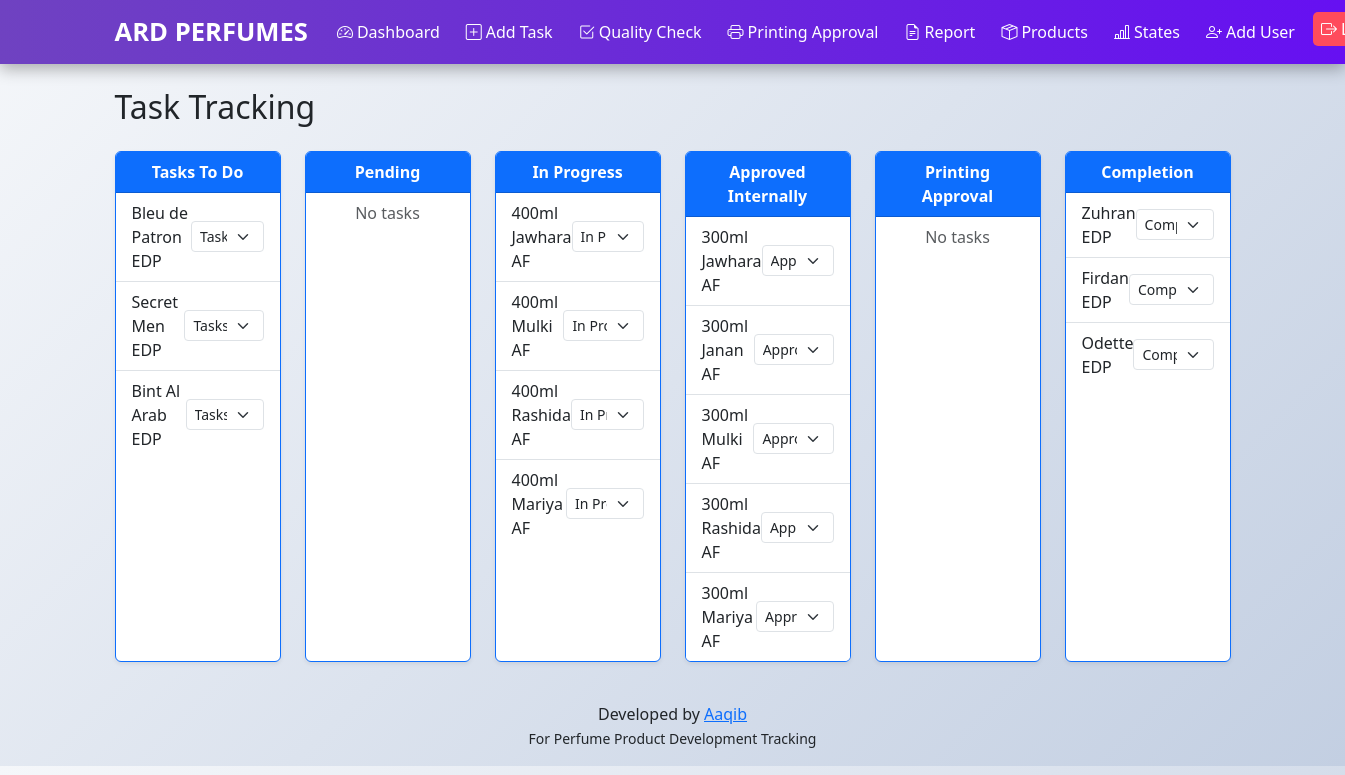
/tasks.php (signed in), run on an earlier commit of the app's database.
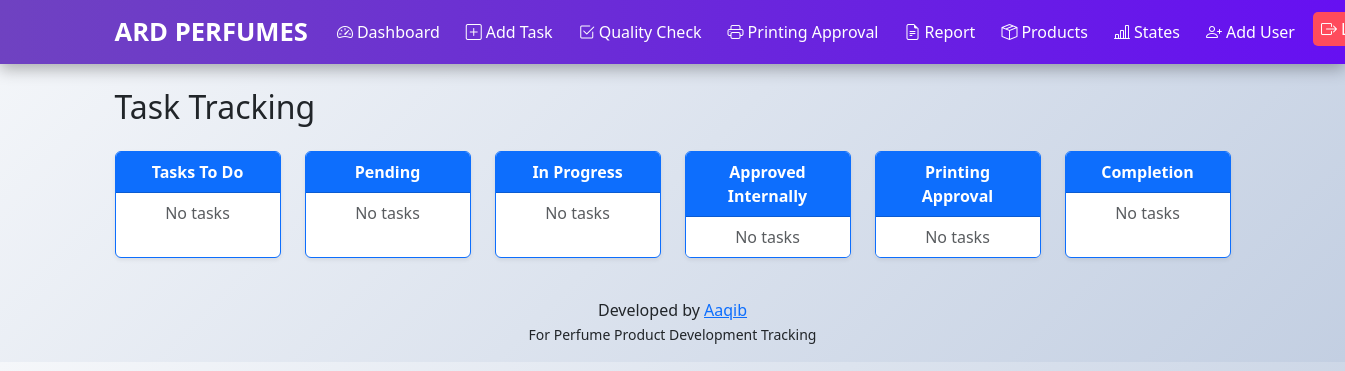
And on a later commit of the database.
### tables this page shows
CREATE TABLE `perfume_products` (
  `id` int(11) NOT NULL,
  `product_name` varchar(255) DEFAULT NULL,
  `brand_name` varchar(255) DEFAULT NULL,
  `batch_no` varchar(100) DEFAULT NULL,
  `budget` varchar(100) DEFAULT NULL,
  `fragrance_type` text,
  `target_audience` text,
  `design_style` text,
  `box_packaging_type` text,
  `bottle_coating` text,
  `box_finishing` text,
  `created_by` int(11) DEFAULT NULL,
  `created_at` timestamp NOT NULL DEFAULT CURRENT_TIMESTAMP,
  `status` varchar(50) DEFAULT 'Tasks To Do',
  `color` text,
  `size` text
);

### tasks.php (the view, shortened to what this page needs)
<?php
require_once 'includes/db.php';
$statuses = ['Tasks To Do', 'Pending', 'In Progress', 'Approved Internally', 'Printing Approval', 'Completion'];
$status_groups = [];
foreach ($statuses as $status) {
    $stmt = $pdo->prepare("SELECT * FROM perfume_products WHERE status = ?");
    $stmt->execute([$status]);
    $status_groups[$status] = $stmt->fetchAll(PDO::FETCH_ASSOC);
}
require_once 'includes/header.php';
?>
<div class="container my-4">
    <h2 class="mb-4">Task Tracking</h2>
    <div class="row row-cols-1 row-cols-md-3 row-cols-lg-6 g-4">
        <?php foreach ($status_groups as $status => $tasks): ?>
            <div class="col">
                <div class="card h-100 shadow-sm border-primary">
                    <div class="card-header bg-primary text-white text-center fw-bold">
                        <?= htmlspecialchars($status) ?>
                    </div>
                    <ul class="list-group list-group-flush">
                        <?php if (count($tasks) > 0): ?>
                            <?php foreach ($tasks as $task): ?>
                                <li class="list-group-item d-flex justify-content-between align-items-center">
                                    <span><?= htmlspecialchars($task['product_name']) ?></span>
                                    <form method="POST" class="mb-0 d-flex align-items-center">
                                        <select name="status" class="form-select form-select-sm" onchange="this.form.submit()">
                                            <?php foreach ($statuses as $s): ?>
                                                <option value="<?= $s ?>" <?= ($task['status'] === $s) ? 'selected' : '' ?>>
                                                    <?= $s ?>
                                                </option>
                                            <?php endforeach; ?>
                                        </select>
                                    </form>
                                </li>
                            <?php endforeach; ?>
                        <?php else: ?>
                            <li class="list-group-item text-muted text-center">No tasks</li>
                        <?php endif; ?>
                    </ul>
                </div>
            </div>
        <?php endforeach; ?>
    </div>
</div>
<?php require_once 'includes/footer.php'; ?>

What changed in the data, as far as the page shows it:
removed perfume_products: product_name "Bleu de Patron EDP", status "Tasks To Do"
removed perfume_products: product_name "Secret Men EDP", status "Tasks To Do"
removed perfume_products: product_name "Bint Al Arab EDP", status "Tasks To Do"
removed perfume_products: product_name "400ml Jawhara AF", status "In Progress"
removed perfume_products: product_name "400ml Mulki AF", status "In Progress"
removed perfume_products: product_name "400ml Rashida AF", status "In Progress"
removed perfume_products: product_name "400ml Mariya AF", status "In Progress"
removed perfume_products: product_name "300ml Jawhara AF", status "Approved Internally"
removed perfume_products: product_name "300ml Janan AF", status "Approved Internally"
removed perfume_products: product_name "300ml Mulki AF", status "Approved Internally"
removed perfume_products: product_name "300ml Rashida AF", status "Approved Internally"
removed perfume_products: product_name "300ml Mariya AF", status "Approved Internally"
removed perfume_products: product_name "Zuhran EDP", status "Completion"
removed perfume_products: product_name "Firdan EDP", status "Completion"
removed perfume_products: product_name "Odette EDP", status "Completion"
Also different on the page:
new list line: "No tasks"
